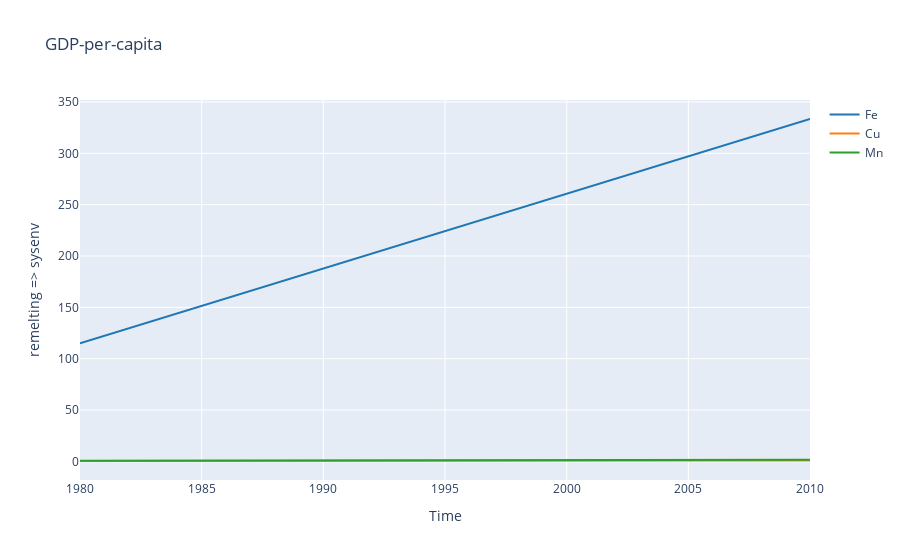

This figure's notebook cell:
### Markdown cell above
## 5. Results
Here we answer the research questions from the beginning of the notebook.

**How much copper accumulates in the secondary steel assuming that all available scrap is remelted?**

Clicking on the `Fe` entry of the plot legend hides it and adjusts the y-axis to better display the trace elements `Mn` and `Cu`.

### Code cell
remelted = mfa_example.flows['remelting => sysenv']

plotter = PlotlyArrayPlotter(
    array=remelted,
    intra_line_dim='Time',
    linecolor_dim='Material',
    title="GDP-per-capita")
fig = plotter.plot(do_show=True)

### Figure 1 — Plotly figure (JSON) as saved in the notebook; plotly's stock layout.template omitted (floating-point values rounded to 4 significant figures)
{"data": [{"line": {"color": "rgb(31, 119, 180)"}, "name": "Fe", "showlegend": true, "type": "scatter", "x": [1980, 1981, 1982, 1983, 1984, 1985, 1986, 1987, 1988, 1989, 1990, 1991, 1992, 1993, 1994, 1995, 1996, 1997, 1998, 1999, 2000, 2001, 2002, 2003, 2004, 2005, 2006, 2007, 2008, 2009, 2010], "xaxis": "x", "y": [114.9, 122.2, 129.5, 136.8, 144.1, 151.3, 158.6, 165.9, 173.2, 180.5, 187.8, 195.0, 202.3, 209.6, 216.9, 224.2, 231.5, 238.8, 246.0, 253.3, 260.6, 267.9, 275.2, 282.5, 289.7, 297.0, 304.3, 311.6, 318.9, 326.2, 333.5], "yaxis": "y"}, {"line": {"color": "rgb(255, 127, 14)"}, "name": "Cu", "showlegend": true, "type": "scatter", "x": [1980, 1981, 1982, 1983, 1984, 1985, 1986, 1987, 1988, 1989, 1990, 1991, 1992, 1993, 1994, 1995, 1996, 1997, 1998, 1999, 2000, 2001, 2002, 2003, 2004, 2005, 2006, 2007, 2008, 2009, 2010], "xaxis": "x", "y": [0.3405, 0.3552, 0.3699, 0.3846, 0.3993, 0.414, 0.4287, 0.4434, 0.4581, 0.4728, 0.4875, 0.5022, 0.5169, 0.5316, 0.5463, 0.561, 0.5757, 0.5904, 0.6051, 0.6198, 0.6345, 0.6492, 0.6639, 0.6786, 0.6933, 0.708, 0.7227, 0.7374, 0.7521, 0.7668, 0.7815], "yaxis": "y"}, {"line": {"color": "rgb(44, 160, 44)"}, "name": "Mn", "showlegend": true, "type": "scatter", "x": [1980, 1981, 1982, 1983, 1984, 1985, 1986, 1987, 1988, 1989, 1990, 1991, 1992, 1993, 1994, 1995, 1996, 1997, 1998, 1999, 2000, 2001, 2002, 2003, 2004, 2005, 2006, 2007, 2008, 2009, 2010], "xaxis": "x", "y": [0.6415, 0.672, 0.7025, 0.733, 0.7635, 0.794, 0.8245, 0.855, 0.8855, 0.916, 0.9465, 0.977, 1.008, 1.038, 1.069, 1.099, 1.13, 1.16, 1.191, 1.221, 1.252, 1.282, 1.312, 1.343, 1.373, 1.404, 1.435, 1.465, 1.496, 1.526, 1.557], "yaxis": "y"}], "layout": {"title": {"text": "GDP-per-capita"}, "xaxis": {"anchor": "y", "domain": [0, 1], "title": {"text": "Time"}}, "yaxis": {"anchor": "x", "domain": [0, 1], "title": {"text": "remelting => sysenv"}}}}
